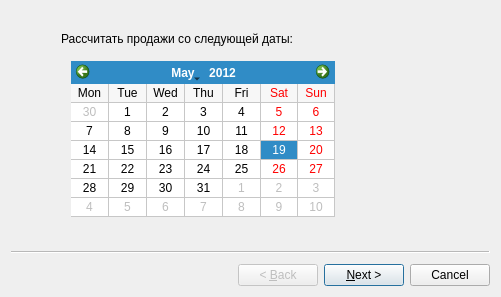
<?xml version="1.0" encoding="UTF-8"?>
<ui version="4.0">
 <class>autozakaz</class>
 <widget class="QWizard" name="autozakaz">
  <property name="geometry">
   <rect>
    <x>0</x>
    <y>0</y>
    <width>501</width>
    <height>297</height>
   </rect>
  </property>
  <property name="windowTitle">
   <string>Wizard</string>
  </property>
  <property name="sizeGripEnabled">
   <bool>false</bool>
  </property>
  <property name="modal">
   <bool>false</bool>
  </property>
  <widget class="QWizardPage" name="wizardPage1">
   <widget class="QCalendarWidget" name="calendarStart">
    <property name="geometry">
     <rect>
      <x>60</x>
      <y>50</y>
      <width>264</width>
      <height>156</height>
     </rect>
    </property>
    <property name="selectedDate">
     <date>
      <year>2012</year>
      <month>5</month>
      <day>19</day>
     </date>
    </property>
    <property name="firstDayOfWeek">
     <enum>Qt::Monday</enum>
    </property>
    <property name="gridVisible">
     <bool>true</bool>
    </property>
    <property name="selectionMode">
     <enum>QCalendarWidget::SingleSelection</enum>
    </property>
    <property name="horizontalHeaderFormat">
     <enum>QCalendarWidget::ShortDayNames</enum>
    </property>
    <property name="verticalHeaderFormat">
     <enum>QCalendarWidget::NoVerticalHeader</enum>
    </property>
    <property name="navigationBarVisible">
     <bool>true</bool>
    </property>
    <property name="dateEditEnabled">
     <bool>true</bool>
    </property>
   </widget>
   <widget class="QLabel" name="label">
    <property name="geometry">
     <rect>
      <x>50</x>
      <y>20</y>
      <width>291</width>
      <height>16</height>
     </rect>
    </property>
    <property name="text">
     <string>Рассчитать продажи со следующей даты:</string>
    </property>
   </widget>
  </widget>
  <widget class="QWizardPage" name="wizardPage_6">
   <widget class="QCalendarWidget" name="calendarPost">
    <property name="geometry">
     <rect>
      <x>60</x>
      <y>50</y>
      <width>264</width>
      <height>156</height>
     </rect>
    </property>
    <property name="firstDayOfWeek">
     <enum>Qt::Monday</enum>
    </property>
    <property name="gridVisible">
     <bool>true</bool>
    </property>
   </widget>
   <widget class="QLabel" name="label_3">
    <property name="geometry">
     <rect>
      <x>70</x>
      <y>30</y>
      <width>251</width>
      <height>16</height>
     </rect>
    </property>
    <property name="text">
     <string>Поставка будет следующего числа:</string>
    </property>
   </widget>
  </widget>
  <widget class="QWizardPage" name="wizardPage2">
   <widget class="QCalendarWidget" name="calendarStop">
    <property name="geometry">
     <rect>
      <x>60</x>
      <y>50</y>
      <width>264</width>
      <height>156</height>
     </rect>
    </property>
    <property name="firstDayOfWeek">
     <enum>Qt::Monday</enum>
    </property>
    <property name="gridVisible">
     <bool>true</bool>
    </property>
    <property name="verticalHeaderFormat">
     <enum>QCalendarWidget::NoVerticalHeader</enum>
    </property>
    <property name="navigationBarVisible">
     <bool>true</bool>
    </property>
    <property name="dateEditEnabled">
     <bool>true</bool>
    </property>
   </widget>
   <widget class="QLabel" name="label_2">
    <property name="geometry">
     <rect>
      <x>30</x>
      <y>20</y>
      <width>331</width>
      <height>16</height>
     </rect>
    </property>
    <property name="text">
     <string>Товара должно хватить до следующего числа:</string>
    </property>
   </widget>
  </widget>
  <widget class="QWizardPage" name="wizardPage">
   <widget class="QWidget" name="gridLayoutWidget">
    <property name="geometry">
     <rect>
      <x>0</x>
      <y>20</y>
      <width>481</width>
      <height>201</height>
     </rect>
    </property>
    <layout class="QGridLayout" name="gridLayout">
     <item row="0" column="0">
      <widget class="QPushButton" name="pushButton">
       <property name="text">
        <string>Файл остатков магазина</string>
       </property>
      </widget>
     </item>
     <item row="0" column="1">
      <widget class="QLineEdit" name="lineEdit"/>
     </item>
     <item row="1" column="0">
      <widget class="QPushButton" name="pushButton_2">
       <property name="text">
        <string>Остатки склада</string>
       </property>
      </widget>
     </item>
     <item row="1" column="1">
      <widget class="QLineEdit" name="lineEdit_2"/>
     </item>
     <item row="2" column="0">
      <widget class="QPushButton" name="pushButton_3">
       <property name="text">
        <string>Ассортимент обязательный</string>
       </property>
      </widget>
     </item>
     <item row="3" column="1">
      <widget class="QLineEdit" name="lineEdit_4"/>
     </item>
     <item row="2" column="1">
      <widget class="QLineEdit" name="lineEdit_3"/>
     </item>
     <item row="3" column="0">
      <widget class="QPushButton" name="pushButton_4">
       <property name="text">
        <string>Количество в коробках</string>
       </property>
      </widget>
     </item>
     <item row="4" column="1">
      <widget class="QLineEdit" name="lineEdit_5"/>
     </item>
     <item row="4" column="0">
      <widget class="QPushButton" name="pushButton_5">
       <property name="text">
        <string>Квантование коробок</string>
       </property>
      </widget>
     </item>
     <item row="5" column="0">
      <widget class="QCheckBox" name="check_today_box">
       <property name="text">
        <string>Проверять сегодняшние продажи</string>
       </property>
      </widget>
     </item>
    </layout>
   </widget>
  </widget>
 </widget>
 <tabstops>
  <tabstop>calendarStart</tabstop>
  <tabstop>calendarStop</tabstop>
  <tabstop>pushButton</tabstop>
  <tabstop>lineEdit</tabstop>
 </tabstops>
 <resources/>
 <connections/>
</ui>
